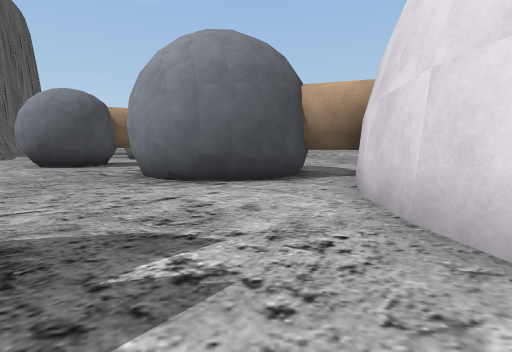
View 1 (above)

19 first-person views from a walk through a Unity game level. The camera is 1.2 m above the floor, tilts 6° down and sees 85° across. The floor is counted in squares, 2 m on a side. Each view is taken from the middle of a square. On the plan, view 1 faces up. The plan holds only what a view shows up to about 9 squares ahead; the rest is blank. The place goes on beyond the plan. The player character is not drawn. Some surface patterns are stand-ins.

View 2
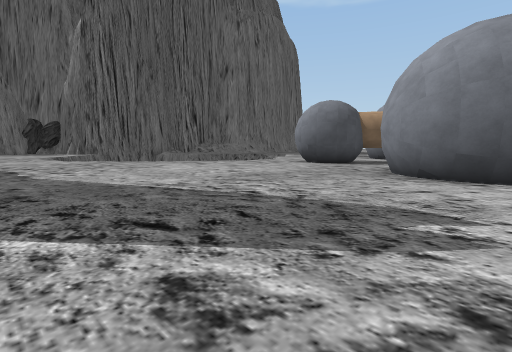

View 3
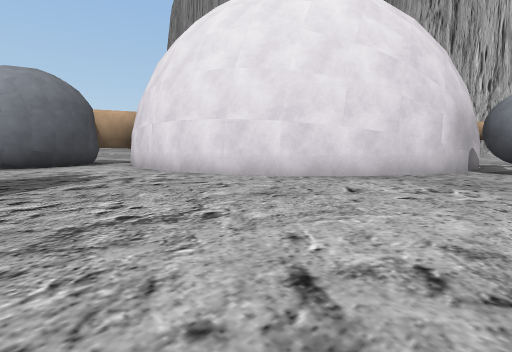

View 4
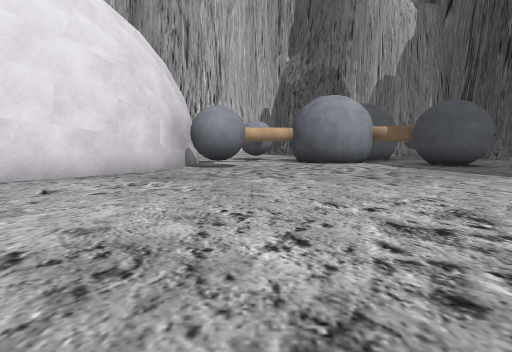

View 5
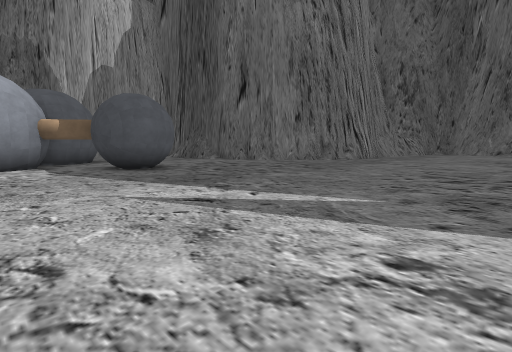

View 6
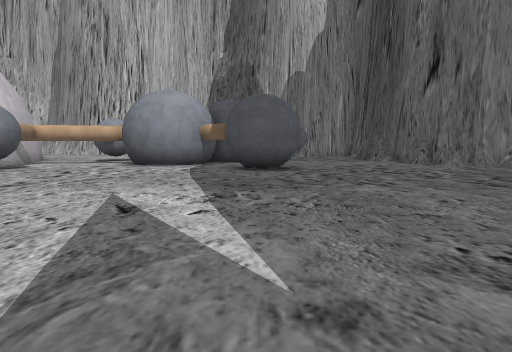

View 7
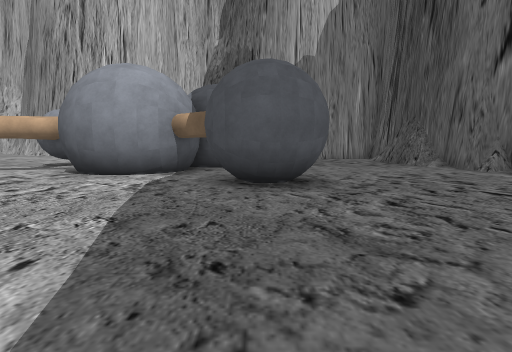

View 8
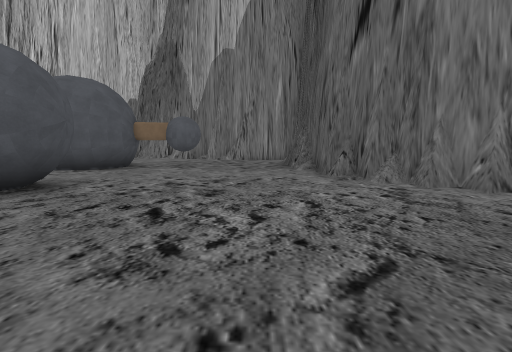

View 9
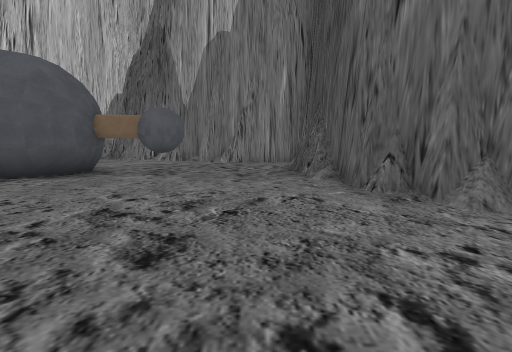

View 10
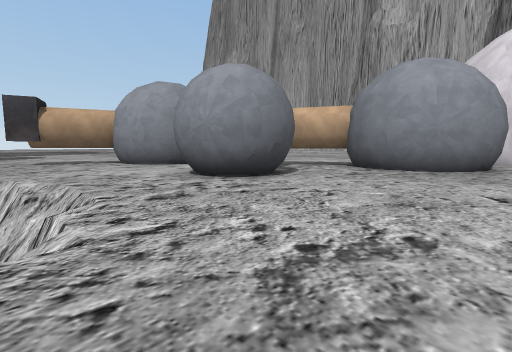

View 11
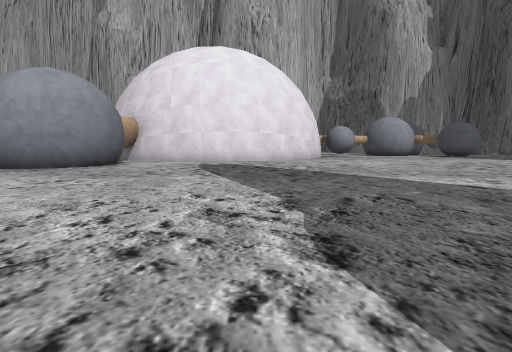

View 12
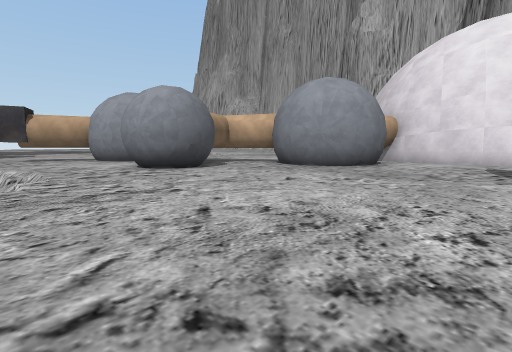

View 13
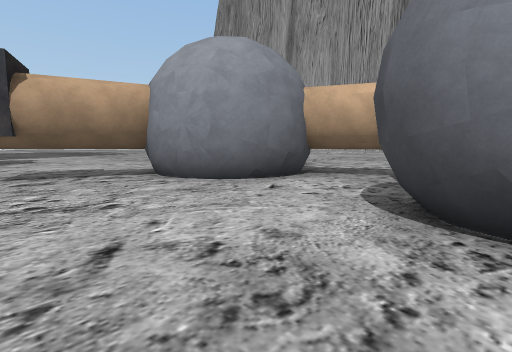

View 14
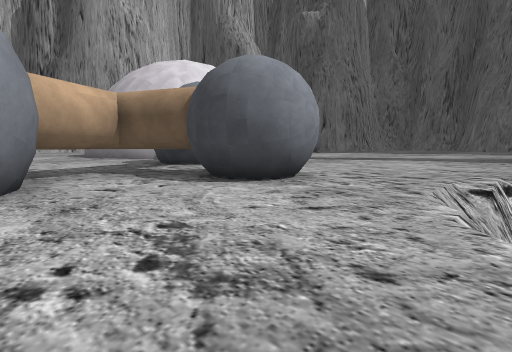

View 15
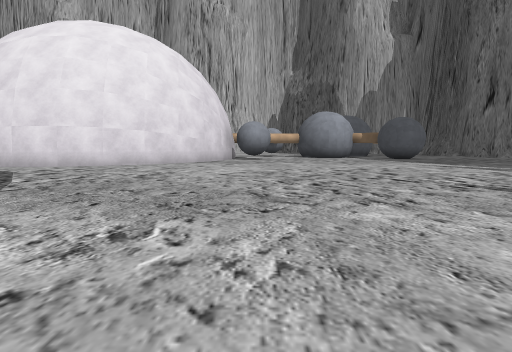

View 16
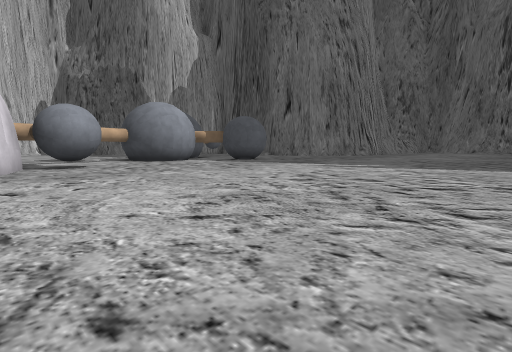

View 17
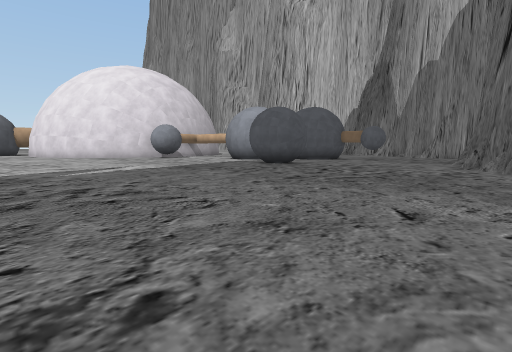

View 18
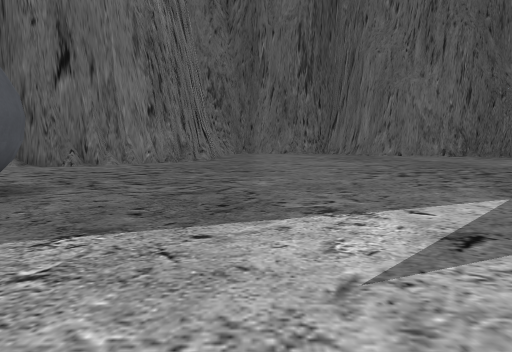

View 19
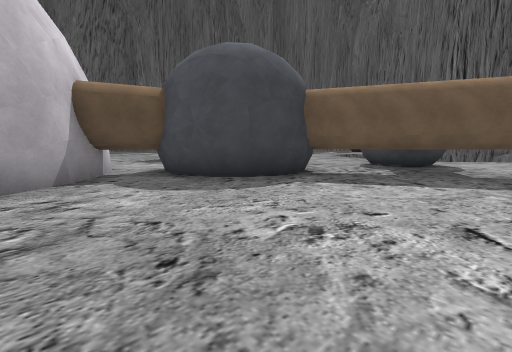

### Floor plan
Key: @ floor where view 1 was taken; # wall or solid block; . floor; = window, fence, low wall or low ledge; v drop or lower ground; O other object.
Columns run from 10 left of view 1 to 14 right of it. Each row starts with its distance up from view 1.
 19   ..
 18  ....
 17  ....
 16  OO..
 15  OOOO
 14  ...OO
 13 ....OOO ..
 12 ......OO.......
 11 .......O.......
 10 v...OOOOO......
  9 v..OOOO.O......
  8 v=.OOO..OOO....
  7 v.......OOOO..#
  6 v.......OOOOO##
  5 ........OOO.##
  4 ............#
  3 ............#
  2 ............#
  1 ............#
  0 ..........@.##
 -1  ............#
 -2   ...........##
 -3    ...........####
 -4     ............O##.
 -5    .............OO....
 -6     ................OO
 -7      ..............O.
 -8       ............O
 -9        ...........OO
-10        ...........OOOO
-11        ..........OO.OO
-12        .........OO .OOO..
-13         .........O....O..
-14         .............OO..
-15        ..................
-16       ...................
-17       ...............###.
-18       ............####
-19          ........##

Where each view was taken, in squares from view 1:
view 1: 0 up, 0 right, facing up
view 2: 1 down, 0 right, facing up-left
view 3: 5 down, 2 left, facing up-right
view 4: 6 down, 2 left, facing right
view 5: 9 down, 1 left, facing down-right
view 6: 12 down, 1 left, facing right
view 7: 12 down, 2 right, facing right
view 8: 16 down, 3 right, facing right
view 9: 16 down, 5 right, facing right
view 10: 4 up, 10 left, facing up-right
view 11: 0 up, 10 left, facing right
view 12: 1 up, 10 left, facing up-right
view 13: 9 up, 9 left, facing up-right
view 14: 13 up, 10 left, facing down-right
view 15: 5 down, 7 left, facing right
view 16: 3 down, 3 left, facing down-right
view 17: 19 down, 1 left, facing up-right
view 18: 9 down, 3 right, facing down
view 19: 12 up, 4 right, facing down-left
